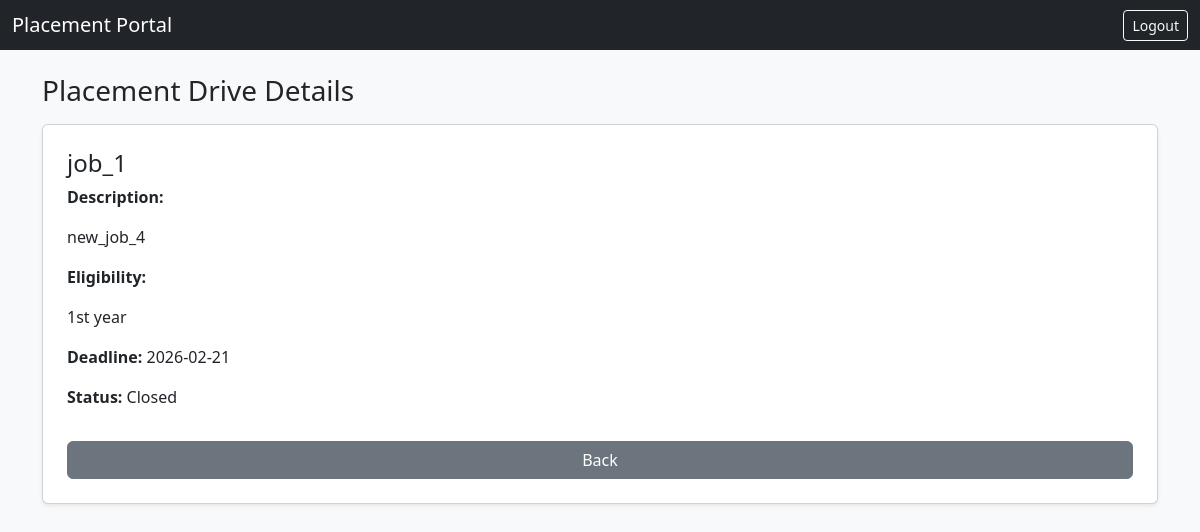
The page /company/drives/1 (signed in) on the database its author committed.
### dp.py (models this page shows)
class PlacementDrive(db.Model):
    __tablename__ = "placement_drives"
    id = db.Column(db.Integer, primary_key=True)
    company_id = db.Column(
        db.Integer, db.ForeignKey("companies.id"), nullable=False
    )
    job_title = db.Column(db.String(150), nullable=False)
    job_description = db.Column(db.String(2000))
    eligibility = db.Column(db.String(2000))
    deadline = db.Column(db.Date)
    status = db.Column(db.String(20), default="Pending")
    company = db.relationship("Company", backref="drives")
    applications = db.relationship("Application", backref="drive", cascade="all, delete" )

### app.py (the view)
@app.route("/company/drives/<int:drive_id>")
@login_required
def view_drive(drive_id):
    if current_user.role != "company":
        abort(403)
    drive = PlacementDrive.query.get(drive_id)
    company = Company.query.filter_by(user_id=current_user.id).first()
    if drive.company_id != company.id:
        abort(403)
    return render_template(
        "drive_view.html",
        drive=drive
    )

### app.py (called while the page is built)
@login_manager.user_loader
def load_user(user_id):
    return User.query.get(int(user_id))

### templates/drive_view.html (shortened to what this page needs)
{% extends "index.html" %}
{% block content %}
<h3 class="mb-3">Placement Drive Details</h3>
<div class="card p-4 shadow-sm">
    <h4>{{ drive.job_title }}</h4>
    <p><strong>Description:</strong></p>
    <p>{{ drive.job_description }}</p>
    <p><strong>Eligibility:</strong></p>
    <p>{{ drive.eligibility }}</p>
    <p><strong>Deadline:</strong> {{ drive.deadline }}</p>
    <p><strong>Status:</strong> {{ drive.status }}</p>
    <a href="/dashboard"
       class="btn btn-secondary mt-3">
        Back
    </a>
</div>
{% endblock %}

### rows shown on the page
PlacementDrive: job_title "job_1", job_description "new_job_4", eligibility "1st year", deadline "2026-02-21", status "Closed"
